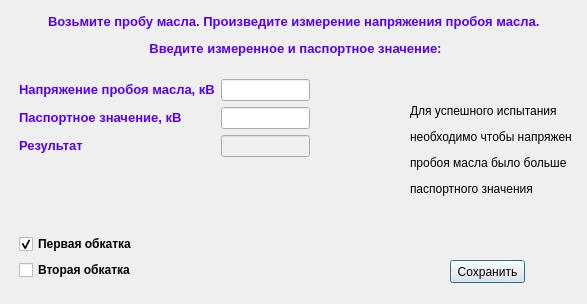
<?xml version="1.0" encoding="UTF-8"?>
<ui version="4.0">
 <class>window_experience_11</class>
 <widget class="QDialog" name="window_experience_11">
  <property name="geometry">
   <rect>
    <x>0</x>
    <y>0</y>
    <width>587</width>
    <height>304</height>
   </rect>
  </property>
  <property name="windowTitle">
   <string>Dialog</string>
  </property>
  <widget class="QWidget" name="formLayoutWidget">
   <property name="geometry">
    <rect>
     <x>19</x>
     <y>79</y>
     <width>291</width>
     <height>201</height>
    </rect>
   </property>
   <layout class="QFormLayout" name="formLayout">
    <item row="0" column="0">
     <widget class="QLabel" name="label_3">
      <property name="text">
       <string>&lt;html&gt;&lt;head/&gt;&lt;body&gt;&lt;p&gt;&lt;span style=&quot; font-size:10pt; font-weight:600; color:#5500ff;&quot;&gt;Напряжение пробоя масла, кВ&lt;/span&gt;&lt;/p&gt;&lt;/body&gt;&lt;/html&gt;</string>
      </property>
     </widget>
    </item>
    <item row="1" column="0">
     <widget class="QLabel" name="label_4">
      <property name="text">
       <string>&lt;html&gt;&lt;head/&gt;&lt;body&gt;&lt;p&gt;&lt;span style=&quot; font-size:10pt; font-weight:600; color:#5500ff;&quot;&gt;Паспортное значение, кВ&lt;/span&gt;&lt;/p&gt;&lt;/body&gt;&lt;/html&gt;</string>
      </property>
     </widget>
    </item>
    <item row="0" column="1">
     <widget class="QLineEdit" name="lineEdit_oilBreakdownVoltage"/>
    </item>
    <item row="1" column="1">
     <widget class="QLineEdit" name="lineEdit_oilBreakdownVoltageNominal"/>
    </item>
    <item row="2" column="0">
     <widget class="QLabel" name="label_5">
      <property name="text">
       <string>&lt;html&gt;&lt;head/&gt;&lt;body&gt;&lt;p&gt;&lt;span style=&quot; font-size:10pt; font-weight:600; color:#5500ff;&quot;&gt;Результат&lt;/span&gt;&lt;/p&gt;&lt;/body&gt;&lt;/html&gt;</string>
      </property>
     </widget>
    </item>
    <item row="2" column="1">
     <widget class="QLineEdit" name="lineEdit_oilBreakdownVoltageResult">
      <property name="enabled">
       <bool>false</bool>
      </property>
     </widget>
    </item>
    <item row="4" column="0">
     <widget class="QCheckBox" name="checkBox_first_run_in">
      <property name="font">
       <font>
        <weight>75</weight>
        <bold>true</bold>
       </font>
      </property>
      <property name="text">
       <string>Первая обкатка</string>
      </property>
      <property name="checked">
       <bool>true</bool>
      </property>
     </widget>
    </item>
    <item row="5" column="0">
     <widget class="QCheckBox" name="checkBox_second_run_in">
      <property name="font">
       <font>
        <weight>75</weight>
        <bold>true</bold>
       </font>
      </property>
      <property name="text">
       <string>Вторая обкатка</string>
      </property>
     </widget>
    </item>
    <item row="3" column="0">
     <spacer name="verticalSpacer">
      <property name="orientation">
       <enum>Qt::Vertical</enum>
      </property>
      <property name="sizeHint" stdset="0">
       <size>
        <width>20</width>
        <height>40</height>
       </size>
      </property>
     </spacer>
    </item>
   </layout>
  </widget>
  <widget class="QPushButton" name="pushButton_oilBreakdownVoltageSave">
   <property name="geometry">
    <rect>
     <x>450</x>
     <y>260</y>
     <width>75</width>
     <height>23</height>
    </rect>
   </property>
   <property name="text">
    <string>Сохранить</string>
   </property>
  </widget>
  <widget class="QLabel" name="label_2">
   <property name="geometry">
    <rect>
     <x>410</x>
     <y>100</y>
     <width>161</width>
     <height>101</height>
    </rect>
   </property>
   <property name="text">
    <string>&lt;html&gt;&lt;head/&gt;&lt;body&gt;&lt;p&gt;Для успешного испытания &lt;/p&gt;&lt;p&gt;необходимо чтобы напряжение &lt;/p&gt;&lt;p&gt;пробоя масла было больше &lt;/p&gt;&lt;p&gt;паспортного значения&lt;/p&gt;&lt;/body&gt;&lt;/html&gt;</string>
   </property>
  </widget>
  <widget class="QLabel" name="label">
   <property name="geometry">
    <rect>
     <x>30</x>
     <y>10</y>
     <width>531</width>
     <height>51</height>
    </rect>
   </property>
   <property name="text">
    <string>&lt;html&gt;&lt;head/&gt;&lt;body&gt;&lt;p align=&quot;center&quot;&gt;&lt;span style=&quot; font-size:10pt; font-weight:600; color:#5500ff;&quot;&gt;Возьмите пробу масла. Произведите измерение напряжения пробоя масла. &lt;/span&gt;&lt;/p&gt;&lt;p align=&quot;center&quot;&gt;&lt;span style=&quot; font-size:10pt; font-weight:600; color:#5500ff;&quot;&gt;Введите измеренное и паспортное значение:&lt;/span&gt;&lt;/p&gt;&lt;/body&gt;&lt;/html&gt;</string>
   </property>
  </widget>
 </widget>
 <resources/>
 <connections/>
</ui>
